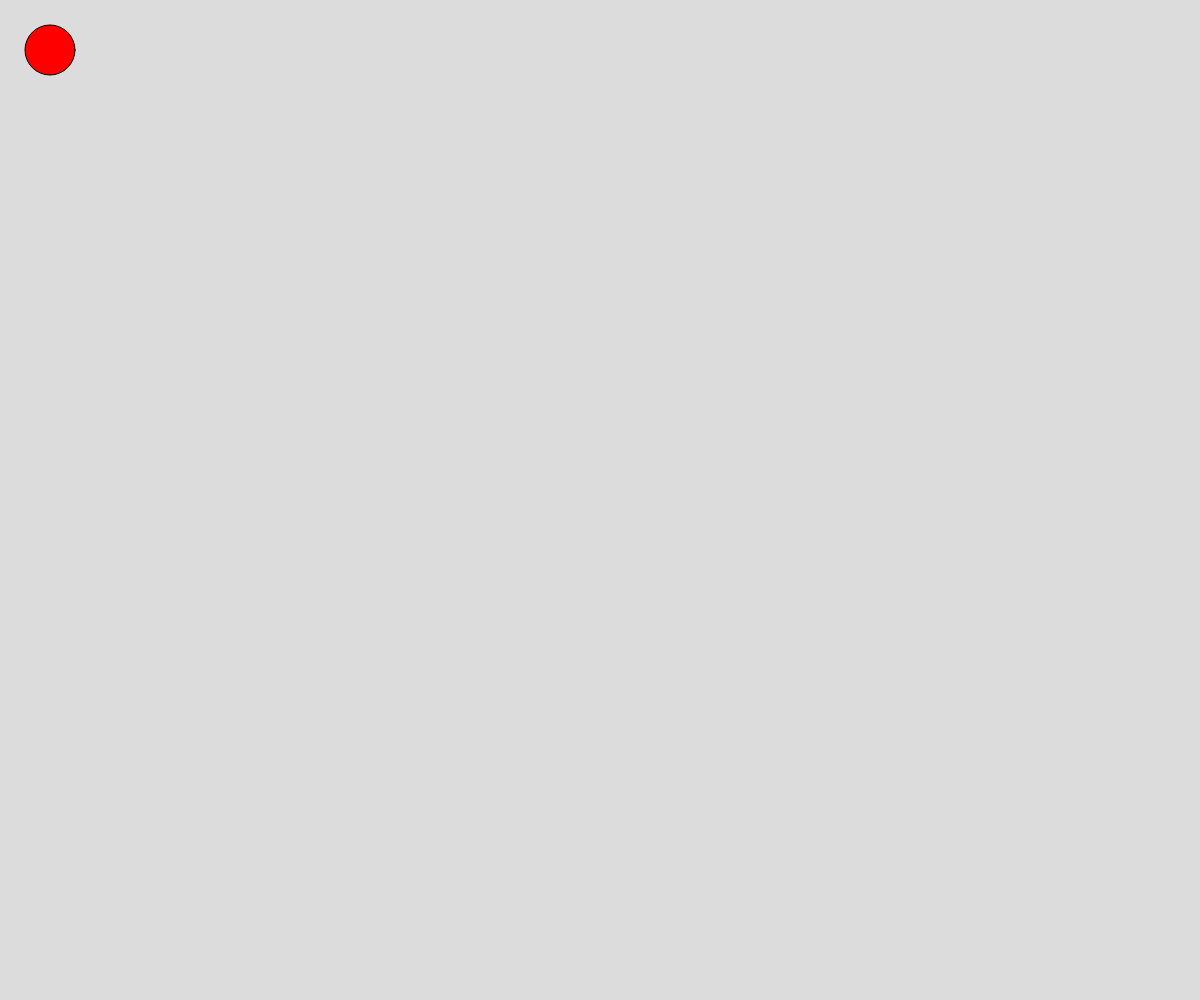
Frame 1 (no input)
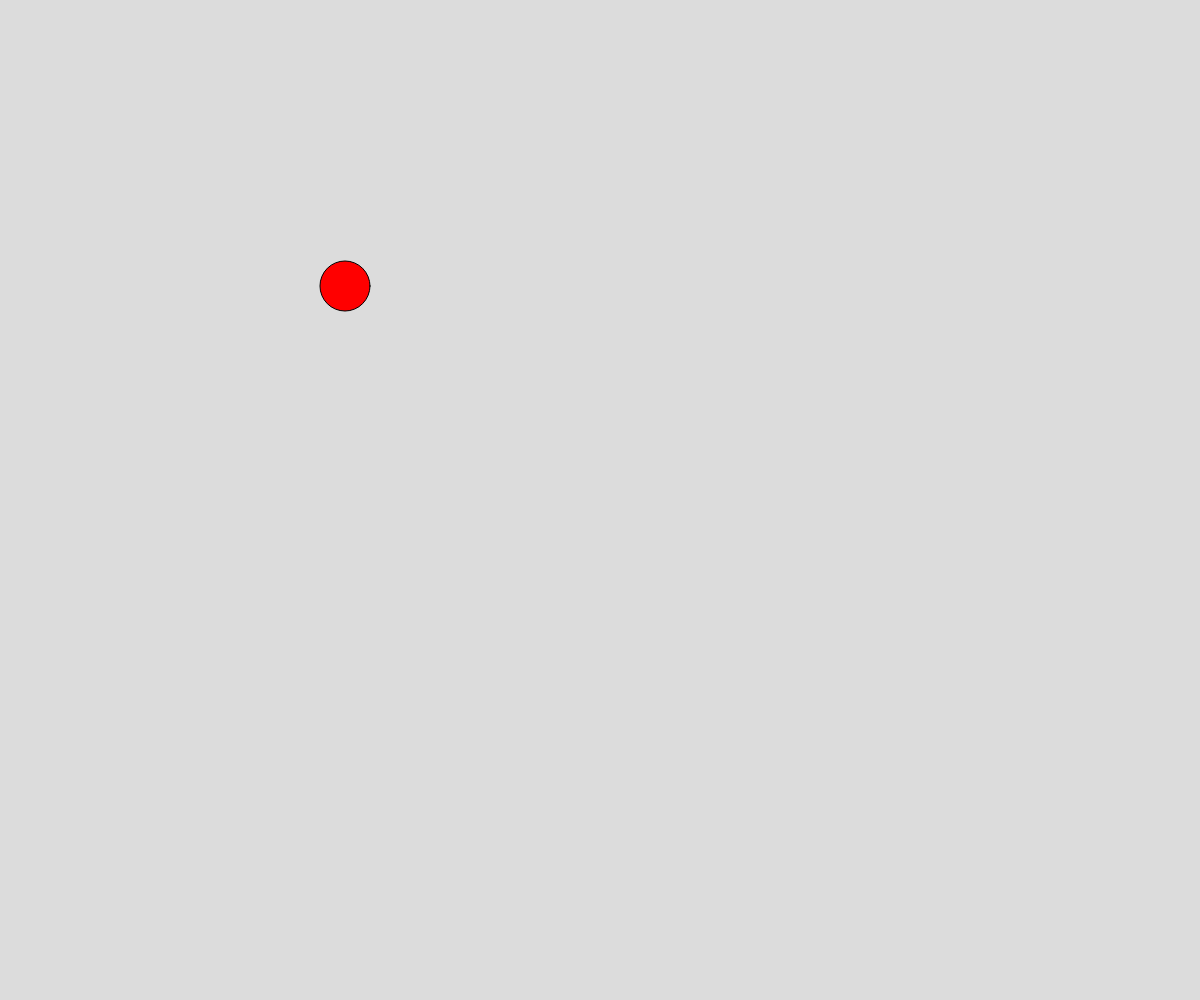
Frame 60 (no input)
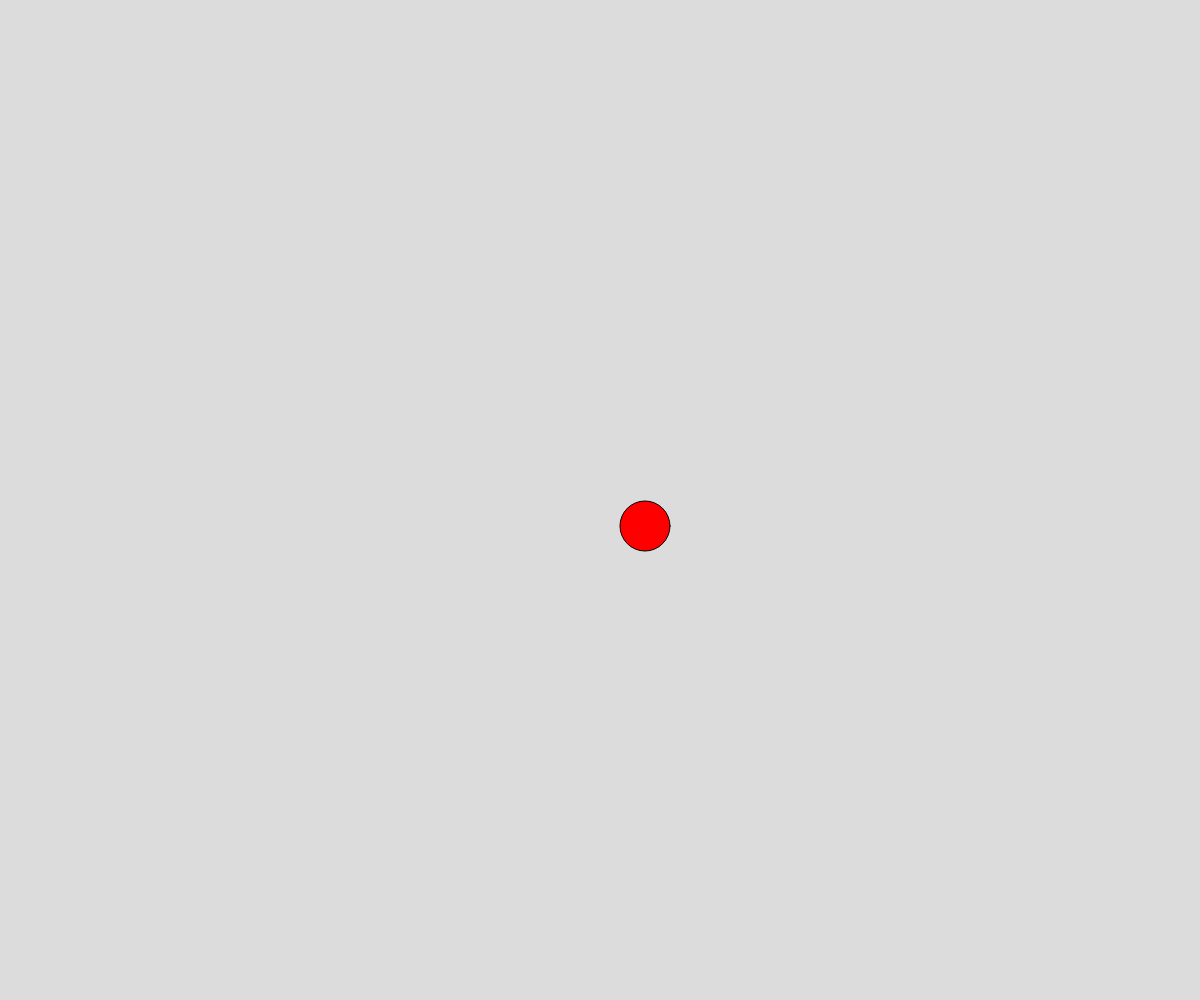
Frame 120 (the mouse pressed at the canvas centre since frame 60)

The p5.js sketch that drew these frames (run headless with seeded random() and noise() and a simulated clock; from frame 60 on, the mouse is pressed at the canvas centre):

// p5.js sketch
// ── sketch.js
function setup() {
  bgColor = color(220);
  circleColor = color(255, 0, 0);
  createCanvas(windowWidth, windowHeight);
  background(bgColor);
}

let x = 50;
let y = 50;
let speedX = 5;
let speedY = 4;
let circleColor;
let bgColor;

function draw() {
  background(bgColor);
  fill(circleColor);
  circle(x, y, 50);

  x += speedX;
  y += speedY;

  let rebote = true;

  if (x > width - 25 || x < 25) {
    speedX = -speedX;
    changeCircleColor();
    rebote = true;
  }
  if (y > height - 25 || y < 25) {
    speedY = -speedY;
    changeCircleColor();
    rebote = true;

    if (rebote) {
      changeCircleColor();
      changeBgColor();
    }
  }
  function changeCircleColor() {
    circleColor = color(random(250), random(250), random(250));
  }
  function changeBgColor() {
    bgColor = color(random(250), random(250), random(250));
  }
}
